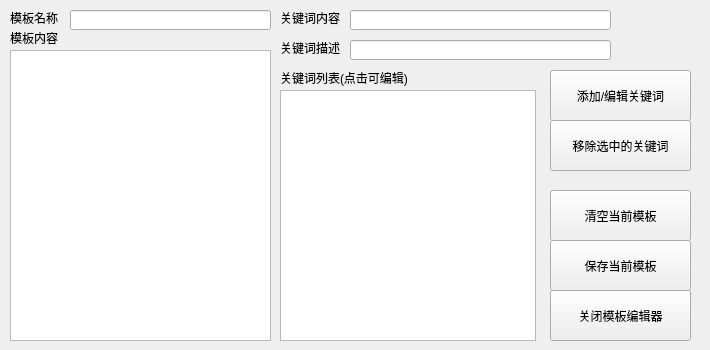
<?xml version="1.0" encoding="UTF-8"?>
<ui version="4.0">
 <class>Form</class>
 <widget class="QWidget" name="Form">
  <property name="geometry">
   <rect>
    <x>0</x>
    <y>0</y>
    <width>710</width>
    <height>350</height>
   </rect>
  </property>
  <property name="minimumSize">
   <size>
    <width>710</width>
    <height>350</height>
   </size>
  </property>
  <property name="maximumSize">
   <size>
    <width>710</width>
    <height>350</height>
   </size>
  </property>
  <property name="windowTitle">
   <string>自定义模板文件</string>
  </property>
  <widget class="QTextEdit" name="textContent">
   <property name="geometry">
    <rect>
     <x>10</x>
     <y>50</y>
     <width>261</width>
     <height>291</height>
    </rect>
   </property>
  </widget>
  <widget class="QLabel" name="label">
   <property name="geometry">
    <rect>
     <x>10</x>
     <y>30</y>
     <width>91</width>
     <height>16</height>
    </rect>
   </property>
   <property name="text">
    <string>模板内容</string>
   </property>
  </widget>
  <widget class="QLineEdit" name="lineKeyword">
   <property name="geometry">
    <rect>
     <x>350</x>
     <y>10</y>
     <width>261</width>
     <height>20</height>
    </rect>
   </property>
  </widget>
  <widget class="QLineEdit" name="lineDescription">
   <property name="geometry">
    <rect>
     <x>350</x>
     <y>40</y>
     <width>261</width>
     <height>20</height>
    </rect>
   </property>
  </widget>
  <widget class="QLabel" name="label_2">
   <property name="geometry">
    <rect>
     <x>280</x>
     <y>10</y>
     <width>61</width>
     <height>16</height>
    </rect>
   </property>
   <property name="text">
    <string>关键词内容</string>
   </property>
  </widget>
  <widget class="QLabel" name="label_3">
   <property name="geometry">
    <rect>
     <x>280</x>
     <y>40</y>
     <width>61</width>
     <height>16</height>
    </rect>
   </property>
   <property name="text">
    <string>关键词描述</string>
   </property>
  </widget>
  <widget class="QPushButton" name="buttonAdd">
   <property name="geometry">
    <rect>
     <x>550</x>
     <y>70</y>
     <width>141</width>
     <height>51</height>
    </rect>
   </property>
   <property name="text">
    <string>添加/编辑关键词</string>
   </property>
  </widget>
  <widget class="QLabel" name="label_4">
   <property name="geometry">
    <rect>
     <x>280</x>
     <y>70</y>
     <width>141</width>
     <height>16</height>
    </rect>
   </property>
   <property name="text">
    <string>关键词列表(点击可编辑)</string>
   </property>
  </widget>
  <widget class="QListWidget" name="listKeyword">
   <property name="geometry">
    <rect>
     <x>280</x>
     <y>90</y>
     <width>256</width>
     <height>251</height>
    </rect>
   </property>
  </widget>
  <widget class="QPushButton" name="buttonRemove">
   <property name="geometry">
    <rect>
     <x>550</x>
     <y>120</y>
     <width>141</width>
     <height>51</height>
    </rect>
   </property>
   <property name="font">
    <font>
     <pointsize>9</pointsize>
     <weight>50</weight>
     <bold>false</bold>
    </font>
   </property>
   <property name="text">
    <string>移除选中的关键词</string>
   </property>
  </widget>
  <widget class="QPushButton" name="buttonClear">
   <property name="geometry">
    <rect>
     <x>550</x>
     <y>190</y>
     <width>141</width>
     <height>51</height>
    </rect>
   </property>
   <property name="text">
    <string>清空当前模板</string>
   </property>
   <property name="checkable">
    <bool>false</bool>
   </property>
   <property name="checked">
    <bool>false</bool>
   </property>
  </widget>
  <widget class="QPushButton" name="buttonSave">
   <property name="geometry">
    <rect>
     <x>550</x>
     <y>240</y>
     <width>141</width>
     <height>51</height>
    </rect>
   </property>
   <property name="text">
    <string>保存当前模板</string>
   </property>
  </widget>
  <widget class="QPushButton" name="buttonClose">
   <property name="geometry">
    <rect>
     <x>550</x>
     <y>290</y>
     <width>141</width>
     <height>51</height>
    </rect>
   </property>
   <property name="text">
    <string>关闭模板编辑器</string>
   </property>
  </widget>
  <widget class="QLabel" name="label_5">
   <property name="geometry">
    <rect>
     <x>10</x>
     <y>10</y>
     <width>91</width>
     <height>16</height>
    </rect>
   </property>
   <property name="text">
    <string>模板名称</string>
   </property>
  </widget>
  <widget class="QLineEdit" name="lineName">
   <property name="geometry">
    <rect>
     <x>70</x>
     <y>10</y>
     <width>201</width>
     <height>20</height>
    </rect>
   </property>
  </widget>
  <widget class="QLabel" name="labelUnsaved">
   <property name="geometry">
    <rect>
     <x>560</x>
     <y>170</y>
     <width>121</width>
     <height>16</height>
    </rect>
   </property>
   <property name="text">
    <string/>
   </property>
  </widget>
 </widget>
 <resources/>
 <connections/>
</ui>
